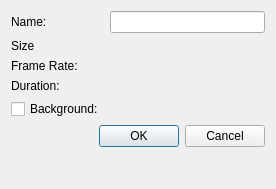
<?xml version="1.0" encoding="UTF-8"?>
<ui version="4.0">
 <class>CompositionSettingDialog</class>
 <widget class="QDialog" name="CompositionSettingDialog">
  <property name="geometry">
   <rect>
    <x>0</x>
    <y>0</y>
    <width>276</width>
    <height>189</height>
   </rect>
  </property>
  <property name="windowTitle">
   <string>Dialog</string>
  </property>
  <layout class="QFormLayout" name="formLayout">
   <item row="0" column="0">
    <widget class="QLabel" name="label">
     <property name="text">
      <string>Name:</string>
     </property>
    </widget>
   </item>
   <item row="0" column="1">
    <widget class="QLineEdit" name="lineEdit"/>
   </item>
   <item row="1" column="0">
    <widget class="QLabel" name="label_2">
     <property name="text">
      <string>Size</string>
     </property>
    </widget>
   </item>
   <item row="1" column="1">
    <widget class="alive::LinkedIntEditor" name="size_editor" native="true"/>
   </item>
   <item row="2" column="0">
    <widget class="QLabel" name="label_3">
     <property name="text">
      <string>Frame Rate:</string>
     </property>
    </widget>
   </item>
   <item row="2" column="1">
    <widget class="alive::DoubleEditor" name="frame_rate_editor" native="true"/>
   </item>
   <item row="3" column="0">
    <widget class="QLabel" name="label_5">
     <property name="text">
      <string>Duration:</string>
     </property>
    </widget>
   </item>
   <item row="3" column="1">
    <widget class="alive::IntEditor" name="duration_editor" native="true"/>
   </item>
   <item row="4" column="0">
    <widget class="QCheckBox" name="bg_checkbox">
     <property name="text">
      <string>Background:</string>
     </property>
    </widget>
   </item>
   <item row="4" column="1">
    <widget class="alive::ColorLineEditor" name="bg_color_selector" native="true"/>
   </item>
   <item row="5" column="0" colspan="2">
    <widget class="QDialogButtonBox" name="buttonBox">
     <property name="orientation">
      <enum>Qt::Horizontal</enum>
     </property>
     <property name="standardButtons">
      <set>QDialogButtonBox::Cancel|QDialogButtonBox::Ok</set>
     </property>
    </widget>
   </item>
  </layout>
 </widget>
 <customwidgets>
  <customwidget>
   <class>alive::IntEditor</class>
   <extends>QWidget</extends>
   <header>gui/widgets/number_editor.h</header>
   <container>1</container>
  </customwidget>
  <customwidget>
   <class>alive::DoubleEditor</class>
   <extends>QWidget</extends>
   <header>gui/widgets/number_editor.h</header>
   <container>1</container>
  </customwidget>
  <customwidget>
   <class>alive::LinkedIntEditor</class>
   <extends>QWidget</extends>
   <header>gui/widgets/linked_number_editor.h</header>
   <container>1</container>
  </customwidget>
  <customwidget>
   <class>alive::ColorLineEditor</class>
   <extends>QWidget</extends>
   <header>gui/widgets/color_line_editor.h</header>
   <container>1</container>
  </customwidget>
 </customwidgets>
 <resources/>
 <connections>
  <connection>
   <sender>buttonBox</sender>
   <signal>accepted()</signal>
   <receiver>CompositionSettingDialog</receiver>
   <slot>accept()</slot>
   <hints>
    <hint type="sourcelabel">
     <x>248</x>
     <y>254</y>
    </hint>
    <hint type="destinationlabel">
     <x>157</x>
     <y>274</y>
    </hint>
   </hints>
  </connection>
  <connection>
   <sender>buttonBox</sender>
   <signal>rejected()</signal>
   <receiver>CompositionSettingDialog</receiver>
   <slot>reject()</slot>
   <hints>
    <hint type="sourcelabel">
     <x>316</x>
     <y>260</y>
    </hint>
    <hint type="destinationlabel">
     <x>286</x>
     <y>274</y>
    </hint>
   </hints>
  </connection>
 </connections>
</ui>
